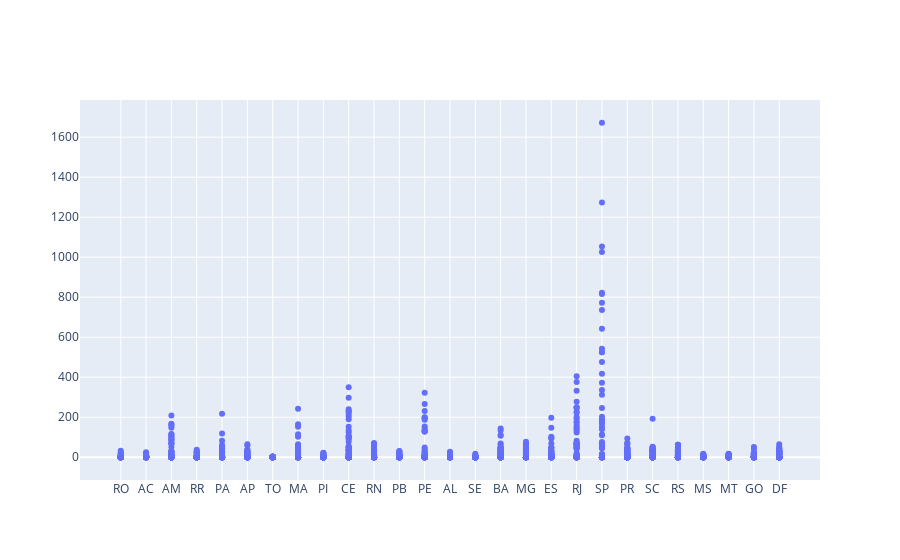

Source (notebook cell):
### Markdown cell above
# **Aqui teremos o crescimento dos casos novos por estado. Utilizaremos o gráfico de Dispersão Simples, para mostrar o crescimento gradual dos casos**

### Code cell
configure_plotly_browser_state()

trace = go.Scatter(x = dataset['estado'],
                   y = dataset['casosNovos'],
                   mode = 'markers')

data = [trace]

py.iplot(data)

### Figure 1 — Plotly figure (JSON) as saved in the notebook; plotly's stock layout.template omitted (floating-point values rounded to 4 significant figures; data arrays with more than 128 entries replaced by an {"elided": "..."} marker saying what was removed)
{"data": [{"y": {"elided": "2214 int values"}, "x": {"elided": "2214 str values"}, "type": "scatter", "mode": "markers"}], "layout": {}}
